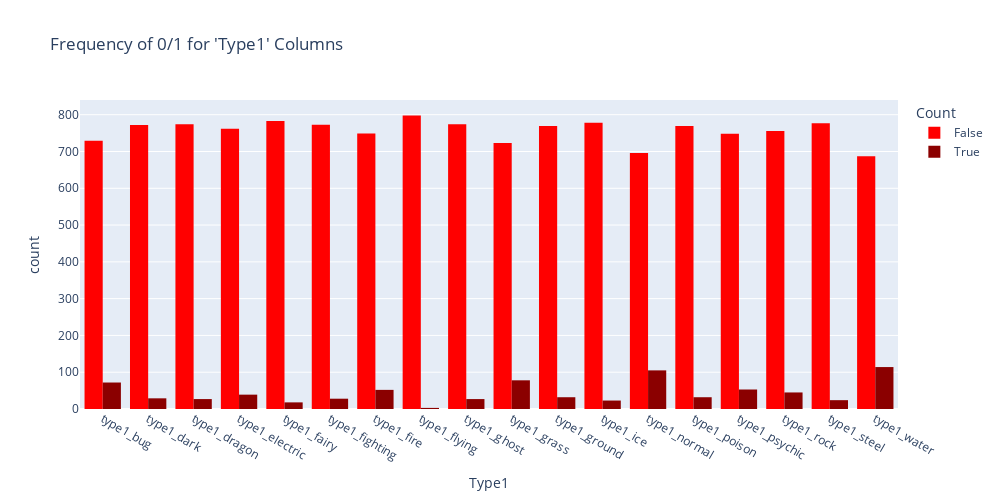

Write notebook code for a chart like this one.
### Code cell
import plotly.express as px
import pandas as pd

type1_cols = [
    'type1_bug', 'type1_dark', 'type1_dragon', 'type1_electric', 
    'type1_fairy', 'type1_fighting', 'type1_fire', 'type1_flying', 
    'type1_ghost', 'type1_grass', 'type1_ground', 'type1_ice', 
    'type1_normal', 'type1_poison', 'type1_psychic', 'type1_rock', 
    'type1_steel', 'type1_water'
]


plot_df = new_df[type1_cols].melt(var_name='Type1', value_name='Value')

# Create histogram
fig = px.histogram(
    plot_df,
    x='Type1',
    color='Value',       
    barmode='group',     
    title="Frequency of 0/1 for 'Type1' Columns",
    labels={'Value': 'Count'},
    height=500,
    width=1000,
    color_discrete_map={0: 'red', 1: 'darkred'}  # darker colors
)

fig.show()

### Figure 1 — Plotly figure (JSON) as saved in the notebook; plotly's stock layout.template omitted (floating-point values rounded to 4 significant figures; data arrays with more than 128 entries replaced by an {"elided": "..."} marker saying what was removed)
{"data": [{"alignmentgroup": "True", "bingroup": "x", "hovertemplate": "Count=False<br>Type1=%{x}<br>count=%{y}<extra></extra>", "legendgroup": "False", "marker": {"color": "red", "pattern": {"shape": ""}}, "name": "False", "offsetgroup": "False", "orientation": "v", "showlegend": true, "type": "histogram", "x": {"elided": "13617 str values"}, "xaxis": "x", "yaxis": "y"}, {"alignmentgroup": "True", "bingroup": "x", "hovertemplate": "Count=True<br>Type1=%{x}<br>count=%{y}<extra></extra>", "legendgroup": "True", "marker": {"color": "darkred", "pattern": {"shape": ""}}, "name": "True", "offsetgroup": "True", "orientation": "v", "showlegend": true, "type": "histogram", "x": {"elided": "801 str values"}, "xaxis": "x", "yaxis": "y"}], "layout": {"barmode": "group", "height": 500, "legend": {"title": {"text": "Count"}, "tracegroupgap": 0}, "title": {"text": "Frequency of 0/1 for 'Type1' Columns"}, "width": 1000, "xaxis": {"anchor": "y", "domain": [0, 1], "title": {"text": "Type1"}}, "yaxis": {"anchor": "x", "domain": [0, 1], "title": {"text": "count"}}}}
